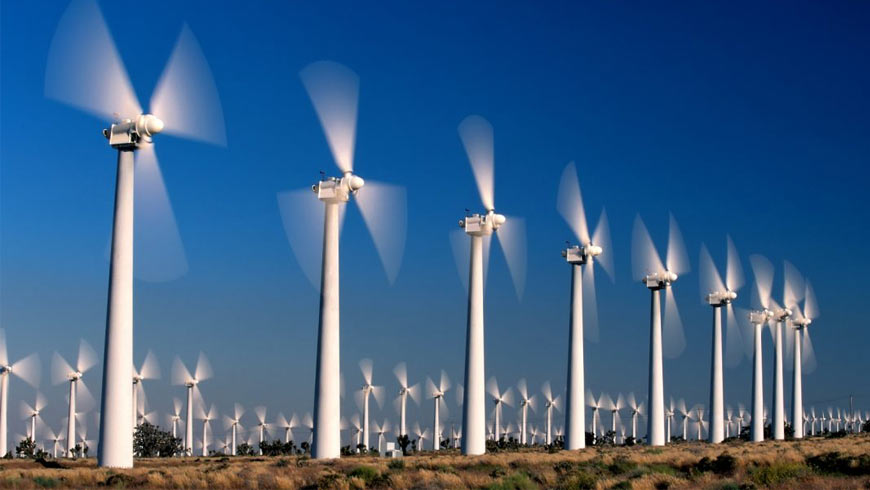
#> input picture wind.jpg, 870 x 490 px
$ python -i main.py   (imports and definitions only)   (older library calls are emulated)
#> lines starting #> are read from the running program, lines starting #| are printed output that depends on the picture
from tkinter import *
import pandas
from matplotlib import pyplot
from PIL import ImageTk, Image

###------------------------------------------BACKGROUND----------------------------------------------------##
WHITE = "#ffffff"
BUTTON_BG = "#c5f4e0"
WINDOW_BG = "#aceca1"
DARK_BLUE = "#23689b"
JET = "#1a1627"
PEACH = "#FFE5B4"
BLACK = "#17252A"
# ------------------------------------------FUNCTIONALITY----------------------------------------------------#
# [1 line that did not run here, left out]
# [1 line that did not run here, left out]

colors = ["#DD614A", "#F48668", "#F4A698", "#C5C392", "#73A580", "#7E2E84", "#CCF5AC", "#363537", "#8CD867", "#2FBF71",
          "#FF6B35", "#F8F32B", "#C9F299", "#9CBFA7", "#20A4F3", "#59F8E8", "#BDC667", "#FF5964", "#FFFFFF", "#48BF84",
          "#000000", "#326273", "#A30015", "#C89FA3", "#16DB93", "#004F2D", "#8367C7", "#519872"]


# [96 lines left out: functions hydro, nuclear, thermal, wind_power, biomass, solar_energy and 2 more, not called in this run]


def Renewable_resources():
    renewable_window = Toplevel()
    renewable_window.title("Foretree")
    renewable_window.config(padx=40, pady=40, bg=BLACK)
    heading = Label(renewable_window, text="Renewable Resources", bg=BLACK, font=("serif", 20, "bold"),fg="white")
    heading.grid(row=0, column=0, columnspan=4)
    background = PhotoImage(file="foretree.png")
    canvas = Canvas(renewable_window, width=322, height=326, highlightthickness=0)
    canvas.create_image(161, 163, image=background)
    canvas.grid(column=1, row=1, columnspan=2, padx=20, pady=20)
    wind_pic = Image.open("wind.jpg")
#> wind_pic is the input picture: PIL image 870x490 RGB; mean R, G, B 59.9, 96.2, 134.3
    wind_resized = wind_pic.resize((80, 30), Image.ANTIALIAS)
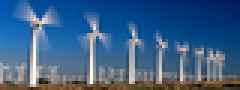
#> wind_resized: PIL image 80x30 RGB (shown 3 times larger); mean R, G, B 59.8, 96.3, 134.3
    wind_main = ImageTk.PhotoImage(wind_resized)
#> (the run stopped early here; a loop or call above may not have finished)
